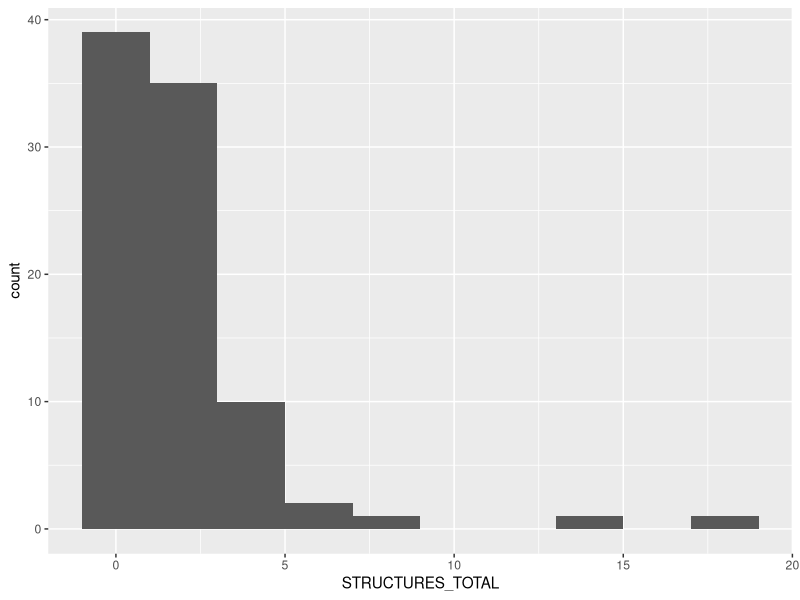
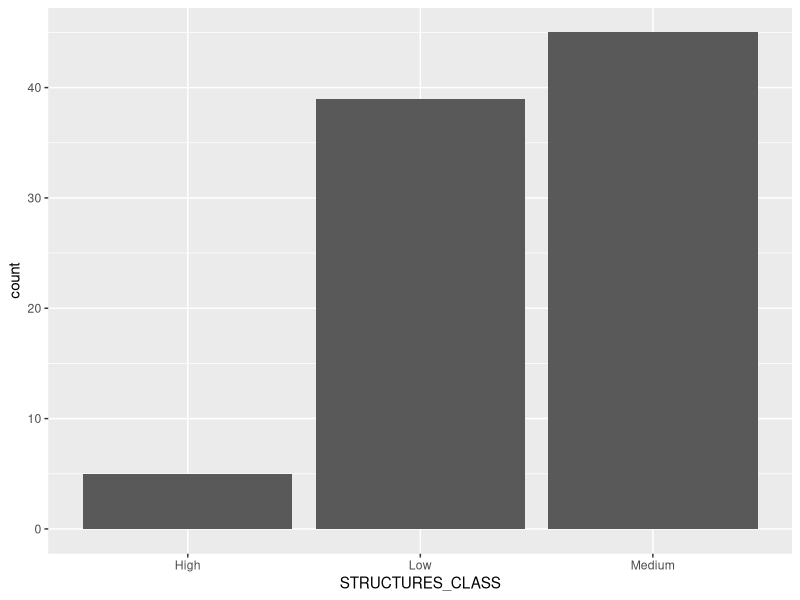
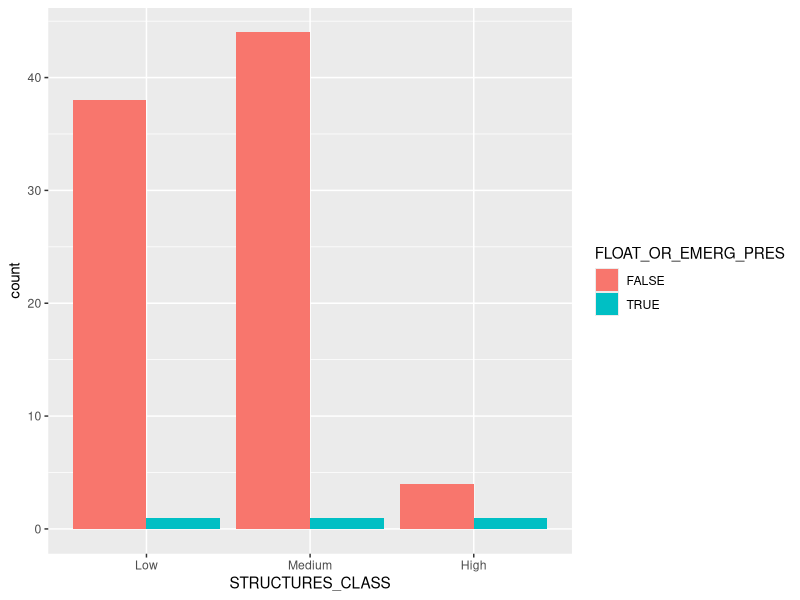
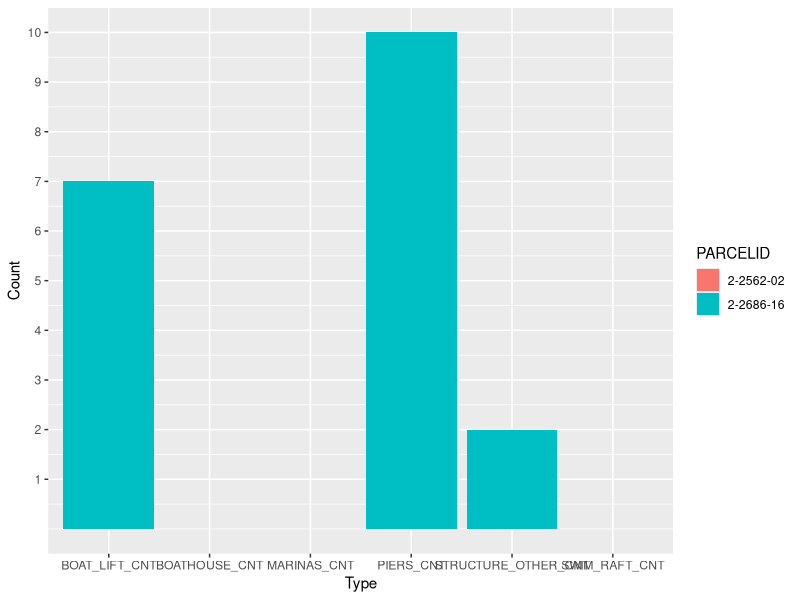

R code for these plots, in order:
## Setup
# Load packages
library(tidyverse)
library(gridExtra)

# Read in data
parcel_data <- read.csv("data/950_parcel_habitat_clean.csv")
woody_data <- read.csv("data/950_woody_habitat_clean.csv")

# Separate our group's lake - Big Arbor Vitae Lake
arbor_parcel <-
  parcel_data %>% filter(LAKE_NAME == "Big Arbor Vitae Lake")
arbor_woody <- woody_data %>% filter(LAKE_NAME == "Big Arbor Vitae")

# Aquatic vegetation
aquatic_veg <-
  select(arbor_parcel,
         c(
           PARCELID,
           EMERGENT_VEG_PRES,
           FLOATING_VEG_PRES,
           FLOAT_EMERG_PRES
         ))

# Structures in the water
aquatic_structures <-
  select(
    arbor_parcel,
    c(
      PARCELID,
      PIERS_CNT,
      BOAT_LIFT_CNT,
      SWIM_RAFT_CNT,
      BOATHOUSE_CNT,
      MARINAS_CNT,
      STRUCTURE_OTHER_CNT
    )
  )

# add column to overall dataset for total number of structures in the water
arbor_parcel <-
  arbor_parcel %>% mutate(STRUCTURES_TOTAL = rowSums(aquatic_structures[, -(1)]))


# create new column for whether any aquatic veg is present (floating or emergent)
arbor_parcel <- arbor_parcel %>% mutate(FLOAT_OR_EMERG_PRES = case_when(EMERGENT_VEG_PRES==TRUE | FLOATING_VEG_PRES==TRUE ~ TRUE,
                                                                        EMERGENT_VEG_PRES==FALSE & FLOATING_VEG_PRES==FALSE ~ FALSE))

# want to plot number of structures vs presence of aquatic vegetation
# would be easier as pct of veg but we don't have that

# one idea- group number of structures into low/med/high and have 3 bar plots
# low = 0-1; med=2-5, high=6+
arbor_parcel %>% ggplot(aes(x=STRUCTURES_TOTAL)) +
  geom_histogram(binwidth=2)
arbor_parcel <- arbor_parcel %>% mutate(STRUCTURES_CLASS =
                                          case_when(STRUCTURES_TOTAL <= 1 ~ "Low", 
                                                    STRUCTURES_TOTAL > 1 & STRUCTURES_TOTAL <= 5 ~ "Medium",
                                                    STRUCTURES_TOTAL > 5 ~ "High")
)
arbor_parcel %>% ggplot(aes(x=STRUCTURES_CLASS)) +
  geom_histogram(stat = "count")
arbor_parcel %>% ggplot(aes(x=STRUCTURES_CLASS, fill=FLOAT_OR_EMERG_PRES)) +
  geom_histogram(stat = "count",position="dodge") +
  scale_x_discrete(limits=c("Low","Medium", "High"))



# parcel drilldown
## 2-2686-16
# land: lots of structures, lots of manicured lawn, medium canopy, few shrubs/herbs
# water: lots of structures, some veg
# erosion: lots of control structures, no concerns, no actual erosion
parcel_one <- arbor_parcel[arbor_parcel$STRUCTURES_TOTAL==max(arbor_parcel$STRUCTURES_TOTAL),]

# 2-2562-02
# land: lots of canopy and shrub/herb, no structures
# water: no structures, no veg
# erosion: a lot of erosion (from the notes), channel flow present but no great-ero-len documented
parcel_two <- arbor_parcel[22,]

# create a small dataframe with just parcels of interest
parcel_dd <- arbor_parcel %>% filter(PARCELID==parcel_one$PARCELID | PARCELID==parcel_two$PARCELID)

# investigate what kinds of structures are here
parcel_structures <- select(parcel_dd,c(PARCELID,PIERS_CNT,BOAT_LIFT_CNT,SWIM_RAFT_CNT,BOATHOUSE_CNT,MARINAS_CNT,STRUCTURE_OTHER_CNT))
parcel_struc_pivot <- pivot_longer(parcel_structures,cols=!PARCELID,names_to = "Type", values_to = "Count")

parcel_struc_pivot %>% ggplot(aes(x=Type,y=Count,fill=PARCELID)) + geom_bar(stat="identity") +
  scale_y_continuous(breaks=seq(1:10))

# investigate what kind of veg is here
select(parcel_dd,c(PARCELID,FLOATING_VEG_PRES,EMERGENT_VEG_PRES))
